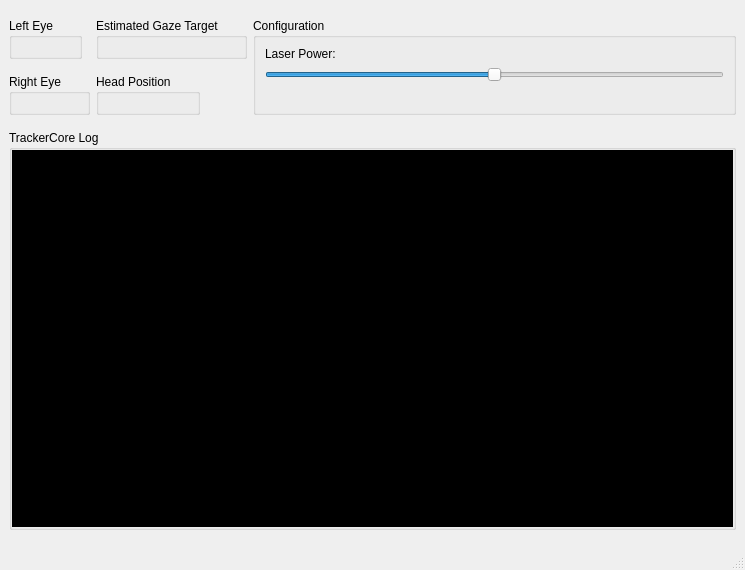
<?xml version="1.0" encoding="UTF-8"?>
<ui version="4.0">
 <class>MainWindow</class>
 <widget class="QMainWindow" name="MainWindow">
  <property name="geometry">
   <rect>
    <x>0</x>
    <y>0</y>
    <width>745</width>
    <height>570</height>
   </rect>
  </property>
  <property name="windowTitle">
   <string>ROS Test Node</string>
  </property>
  <widget class="QWidget" name="centralwidget">
   <layout class="QGridLayout" name="gridLayout_3">
    <item row="0" column="1">
     <widget class="QGroupBox" name="group_gazetarget">
      <property name="sizePolicy">
       <sizepolicy hsizetype="Maximum" vsizetype="Maximum">
        <horstretch>0</horstretch>
        <verstretch>0</verstretch>
       </sizepolicy>
      </property>
      <property name="title">
       <string>Estimated Gaze Target</string>
      </property>
      <layout class="QGridLayout" name="gridLayout_5"/>
     </widget>
    </item>
    <item row="1" column="1">
     <widget class="QGroupBox" name="group_facetarget">
      <property name="sizePolicy">
       <sizepolicy hsizetype="Maximum" vsizetype="Maximum">
        <horstretch>0</horstretch>
        <verstretch>0</verstretch>
       </sizepolicy>
      </property>
      <property name="title">
       <string>Head Position</string>
      </property>
      <layout class="QGridLayout" name="gridLayout_6"/>
     </widget>
    </item>
    <item row="0" column="2" rowspan="2">
     <widget class="QGroupBox" name="group_config">
      <property name="title">
       <string>Configuration</string>
      </property>
      <layout class="QVBoxLayout" name="verticalLayout">
       <item>
        <widget class="QLabel" name="config_laserpower_label">
         <property name="text">
          <string>Laser Power:</string>
         </property>
        </widget>
       </item>
       <item>
        <widget class="QSlider" name="config_laserpower">
         <property name="maximum">
          <number>300</number>
         </property>
         <property name="value">
          <number>150</number>
         </property>
         <property name="orientation">
          <enum>Qt::Horizontal</enum>
         </property>
        </widget>
       </item>
       <item>
        <spacer name="verticalSpacer">
         <property name="orientation">
          <enum>Qt::Vertical</enum>
         </property>
         <property name="sizeHint" stdset="0">
          <size>
           <width>20</width>
           <height>40</height>
          </size>
         </property>
        </spacer>
       </item>
      </layout>
     </widget>
    </item>
    <item row="2" column="0" colspan="3">
     <widget class="QGroupBox" name="group_terminal">
      <property name="sizePolicy">
       <sizepolicy hsizetype="Preferred" vsizetype="Fixed">
        <horstretch>0</horstretch>
        <verstretch>0</verstretch>
       </sizepolicy>
      </property>
      <property name="maximumSize">
       <size>
        <width>16777215</width>
        <height>400</height>
       </size>
      </property>
      <property name="styleSheet">
       <string notr="true">b</string>
      </property>
      <property name="title">
       <string>TrackerCore Log</string>
      </property>
      <layout class="QGridLayout" name="gridLayout_4">
       <property name="leftMargin">
        <number>0</number>
       </property>
       <property name="topMargin">
        <number>0</number>
       </property>
       <property name="rightMargin">
        <number>0</number>
       </property>
       <property name="bottomMargin">
        <number>0</number>
       </property>
       <item row="1" column="0">
        <widget class="QTextBrowser" name="terminal">
         <property name="styleSheet">
          <string notr="true">#terminal {
background-color: black;
color: white;
}</string>
         </property>
         <property name="verticalScrollBarPolicy">
          <enum>Qt::ScrollBarAlwaysOff</enum>
         </property>
         <property name="html">
          <string>&lt;!DOCTYPE HTML PUBLIC &quot;-//W3C//DTD HTML 4.0//EN&quot; &quot;http://www.w3.org/TR/REC-html40/strict.dtd&quot;&gt;
&lt;html&gt;&lt;head&gt;&lt;meta name=&quot;qrichtext&quot; content=&quot;1&quot; /&gt;&lt;style type=&quot;text/css&quot;&gt;
p, li { white-space: pre-wrap; }
&lt;/style&gt;&lt;/head&gt;&lt;body style=&quot; font-family:'Ubuntu'; font-size:11pt; font-weight:400; font-style:normal;&quot;&gt;
&lt;p style=&quot;-qt-paragraph-type:empty; margin-top:0px; margin-bottom:0px; margin-left:0px; margin-right:0px; -qt-block-indent:0; text-indent:0px;&quot;&gt;&lt;br /&gt;&lt;/p&gt;&lt;/body&gt;&lt;/html&gt;</string>
         </property>
        </widget>
       </item>
      </layout>
     </widget>
    </item>
    <item row="0" column="0">
     <widget class="QGroupBox" name="group_eyes_left">
      <property name="sizePolicy">
       <sizepolicy hsizetype="Maximum" vsizetype="Maximum">
        <horstretch>0</horstretch>
        <verstretch>0</verstretch>
       </sizepolicy>
      </property>
      <property name="title">
       <string>Left Eye</string>
      </property>
      <layout class="QGridLayout" name="gridLayout_2"/>
     </widget>
    </item>
    <item row="1" column="0">
     <widget class="QGroupBox" name="group_eyes_right">
      <property name="sizePolicy">
       <sizepolicy hsizetype="Fixed" vsizetype="Fixed">
        <horstretch>0</horstretch>
        <verstretch>0</verstretch>
       </sizepolicy>
      </property>
      <property name="title">
       <string>Right Eye</string>
      </property>
      <layout class="QGridLayout" name="gridLayout"/>
     </widget>
    </item>
   </layout>
  </widget>
  <widget class="QStatusBar" name="statusbar"/>
 </widget>
 <resources/>
 <connections/>
</ui>
